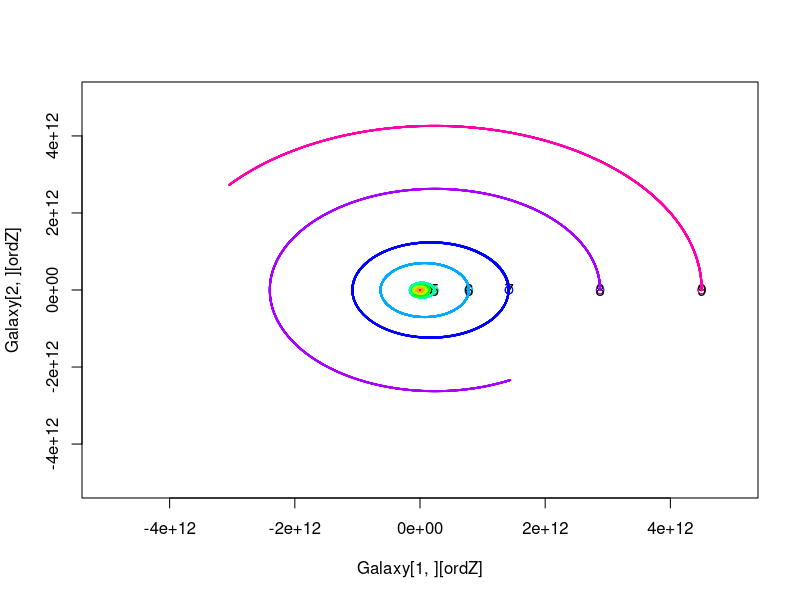

The R script that drew this image:
# Galaxy 2
# ajuster les masses et constantes de calcul pour simuler le vrai système solaire
# passer en 3D ?

dTime <- 3600*24#*10	# pas de temps
tmax <- 20*365*24*3600#*165	# temps max de simulation
mix <- TRUE		# tracer le spoints ou pas à partir d'un certain temps
ttrace <- 5	# temps à partir duquel on trace les points
imax <- tmax/dTime
itrace <- imax*ttrace/tmax


# Galaxy
Spacedim=3
x.lim <- c(-5000000000000,5000000000000)
y.lim <- x.lim

G <- 6.6742*10^(-11)

Nstars <- 9
masse <- rep(1,Nstars)
sun <- c(1)
masse[sun] <- 2*10^30
masse[2:Nstars] <- c(
330*10^21, 
4.9*10^24, 
6*10^24, 
342*10^21, 
1.89*10^27, 
568*10^24, 
86.8*10^24, 
102*10^24
)

# masse[3] <- 500
pchsun <- rep(1,Nstars)
pchsun[sun] <- 3
pchsun2d <- pchsun
pchsun2d[which(pchsun2d==1)] <- 19

Galaxy <- array(NA, dim=c(Spacedim*2,Nstars))
# > Galaxy

# version 2D
#	   star1 star2 star3 ... jusqu'à Nstars étoiles
     # [,1] [,2] [,3]
# [1,]   NA   NA   NA	X	position en x
# [2,]   NA   NA   NA	Y	position en Y
# [3,]   NA   NA   NA	Fx	composante en X de la vitesse de l'étoile
# [4,]   NA   NA   NA	Fy	composante en Y de la vitesse de l'étoile
#	   star1 star2 star3

# version 3D
#	   star1 star2 star3 ... jusqu'à Nstars étoiles
     # [,1] [,2] [,3] 
# [1,]   NA   NA   NA	X	position en x
# [2,]   NA   NA   NA	Y	position en Y
# [3,]   NA   NA   NA	Y	position en Z
# [4,]   NA   NA   NA	Fx	composante en X de la vitesse de l'étoile
# [5,]   NA   NA   NA	Fy	composante en Y de la vitesse de l'étoile
# [6,]   NA   NA   NA	Fz	composante en Z de la vitesse de l'étoile


# assignation d'une position arbitraire, et d'une vitesse aléatoire dans une direction aléatoire, dans l'espace R^Ndim
for(star in 1:length(Galaxy[1,])){
	
	Galaxy[c(1:Spacedim),star] <- c(rnorm(Spacedim, 0,x.lim[2]/4))# c(star*10,rep(0,Spacedim-1))# c(runif(Spacedim, x.lim[1],x.lim[2]))
	Galaxy[c(I(Spacedim+1):I(Spacedim*2)),star] <- c(rnorm(Spacedim,0,200))# rnorm(2,0,500)	# c(0,0)#c(runif(2, -1,1))
	
}
#soleil n°1 au centre
Galaxy[1:Spacedim,1] <- rep(0,Spacedim)
# soleils dans le plan z=0
Galaxy[3,sun] <- 0


# position initiale sur l'axe x
Galaxy[1:3,2] <- c(58000000000,0,0)# rnorm(Nstars-1,0,100)	# runif(Nstars-1,-300,300)
Galaxy[1:3,3] <- c(108000000000,0,0)# rnorm(Nstars-1,0,100)	# runif(Nstars-1,-300,300)
Galaxy[1:3,4] <- c(150000000000,0,0)# rnorm(Nstars-1,0,100)	# runif(Nstars-1,-300,300)
Galaxy[1:3,5] <- c(228000000000,0,0)# rnorm(Nstars-1,0,100)	# runif(Nstars-1,-300,300)
Galaxy[1:3,6] <- c(778000000000,0,0)# rnorm(Nstars-1,0,100)	# runif(Nstars-1,-300,300)
Galaxy[1:3,7] <- c(1421000000000,0,0)# rnorm(Nstars-1,0,100)	# runif(Nstars-1,-300,300)
Galaxy[1:3,8] <- c(2877000000000,0,0)# rnorm(Nstars-1,0,100)	# runif(Nstars-1,-300,300)
Galaxy[1:3,9] <- c(4500000000000,0,0)# rnorm(Nstars-1,0,100)	# runif(Nstars-1,-300,300)


# vitesse initiale des planetes non nulle
# for(i in 2:9){
	# Galaxy[4:6,i] <- c(0,I(100000*runif(1,0,1)),I(200*(runif(1,0,1)-0.5)))
	# Galaxy[4:6,i] <- c(-1000,15000,0)
# }
Galaxy[4:6,2] <- c(0,40000,0)# rnorm(Nstars-1,0,100)	# runif(Nstars-1,-300,300)
Galaxy[4:6,3] <- c(0,35000,0)# rnorm(Nstars-1,0,100)	# runif(Nstars-1,-300,300)
Galaxy[4:6,4] <- c(0,30000,0)# rnorm(Nstars-1,0,100)	# runif(Nstars-1,-300,300)
Galaxy[4:6,5] <- c(0,22000,0)# rnorm(Nstars-1,0,100)	# runif(Nstars-1,-300,300)
Galaxy[4:6,6] <- c(0,12400,0)# rnorm(Nstars-1,0,100)	# runif(Nstars-1,-300,300)
Galaxy[4:6,7] <- c(0,9000,0)# rnorm(Nstars-1,0,100)	# runif(Nstars-1,-300,300)
Galaxy[4:6,8] <- c(0,6500,0)# rnorm(Nstars-1,0,100)	# runif(Nstars-1,-300,300)
Galaxy[4:6,9] <- c(0,5300,0)# rnorm(Nstars-1,0,100)	# runif(Nstars-1,-300,300)

# 2 dim case
if(Spacedim==2){

plot(Galaxy[2,]~Galaxy[1,], xlim=x.lim,ylim=y.lim, col=rainbow(Nstars)[1:length(Galaxy[1,])], pch=1)

points(Galaxy[2,]~Galaxy[1,], col=rainbow(Nstars)[1:length(Galaxy[1,])], pch=1)
text(Galaxy[2,]~Galaxy[1,], labels=c(1:Nstars))
}

# 3 dim case
if(Spacedim==3){
ordZ <- order(Galaxy[3,])
plot(Galaxy[2,][ordZ]~Galaxy[1,][ordZ], xlim=x.lim,ylim=y.lim, col=rainbow(Nstars)[1:length(Galaxy[1,])][ordZ], pch=1, cex=sqrt(exp(Galaxy[3,]))[ordZ])

points(Galaxy[2,][ordZ]~Galaxy[1,][ordZ], col=rainbow(Nstars)[1:length(Galaxy[1,])][ordZ], pch=1, cex=sqrt(exp(Galaxy[3,]))[ordZ])
text(Galaxy[2,]~Galaxy[1,], labels=c(1:Nstars))

}

# arrows(x0,y0,x1,y1)
# arrows(Galaxy[1,],Galaxy[2,],Galaxy[1,]+Galaxy[3,]/10,Galaxy[2,]+Galaxy[4,]/10)

# fonction "déplacement des étoiles dans la galaxie"
moveGalaxy <- function(m,Dimension,dT){
	nstars <- length(m[1,])
	for(i in 1:Spacedim){
		m[i,c(1:nstars)[-sun]] <- m[i,c(1:nstars)[-sun]]+m[i+Dimension,c(1:nstars)[-sun]]*dT
	}
	# for(Dim in 1:Dimension){
		# m <- m[,which(abs(m[Dim,])<x.lim[2])]
	# }
	return(m)
	
}

# Galaxy <- moveGalaxy(Galaxy,Spacedim,dTime)
# points(Galaxy[2,]~Galaxy[1,], col=rainbow(Nstars)[1:length(Galaxy[1,])], pch=1)

# fonction "action de la gravité sur la vitesse des étoiles"
Gravity <- function(m,Dimension,dT){
	
	# G <- 1	# gravité
	
	nstars <- length(m[1,])
	
	# calculer la nouvelle vitesse de chaque étoile, en prenant en compte l'effet de toutes les autres étoiles
	for(stari in 1:nstars){
		#print(m)
		for(axe in 1:Dimension){
		
			accel <- 0
			
			for(starj in c(1:nstars)[-stari]){
				#print(paste(starj,"-",stari,": axe",axe))
				
				# distance entre l'étoile i et la j
				ijdist <- sqrt(sum( (m[c(1:Dimension),starj]-m[c(1:Dimension),stari])^2 ))
				# print(ijdist)
				# vecteur unitaire dirigé de l'étoile i vers la j, projeté sur l'axe
				axeunit <- (m[axe,starj]-m[axe,stari])/ijdist
				# print(axeunit)
				# calcul de la nouvelle accélération, prenant en compte l'étoile j
				accel <- accel + G*masse[starj]*axeunit/(ijdist^2)
				# print(accel)
			}
			# calcul de la nouvelle vitesse selon l'axe
			m[axe+Dimension,stari] <- m[axe+Dimension,stari]+I(accel*dT)
			
		}
		
	}
	#print(m)
	return(m)
}

# Gravity(Galaxy,Spacedim,dTime)

# graphic
dTime2 <- dTime
for(i in 1:imax){
	Galaxy <- Gravity(Galaxy,Spacedim,dTime2)
	Galaxy <- moveGalaxy(Galaxy,Spacedim,dTime2)
	Nstars2 <- length(Galaxy[1,])
	dTime2 <- dTime*sqrt(Nstars2)


	# points(Galaxy[2,]~Galaxy[1,], col=rainbow(Nstars2)[1:length(Galaxy[1,])], pch=1)
	# plot(Galaxy[2,]~Galaxy[1,], xlimxlim=x.lim,ylim=y.lim, col=rainbow(Nstars2)[1:length(Galaxy[1,])], pch=19)

	# 2 dim case
	if(Spacedim==2 & !mix){
		plot(Galaxy[2,]~Galaxy[1,], xlim=x.lim,ylim=y.lim, col=rainbow(Nstars2)[1:length(Galaxy[1,])], pch=pchsun2d)
		# points(Galaxy[2,]~Galaxy[1,], col=rainbow(Nstars2)[1:length(Galaxy[1,])], pch=pchsun)
	}

	# 3 dim case
	if(Spacedim==3){
		ordZ <- order(Galaxy[3,])
		# plot(Galaxy[2,][ordZ]~Galaxy[1,][ordZ], xlim=x.lim,ylim=y.lim, col=rainbow(Nstars2)[1:length(Galaxy[1,])][ordZ], pch=pchsun[ordZ], cex=(sqrt(log(Galaxy[3,])))[ordZ])
		# plot(Galaxy[2,][ordZ]~Galaxy[1,][ordZ], xlim=x.lim,ylim=y.lim, col=rainbow(Nstars2)[1:length(Galaxy[1,])][ordZ], pch=pchsun[ordZ], cex=1)
		# ordz <- ordZ[length(ordZ):1]
		# points(Galaxy[2,][ordz]~Galaxy[1,][ordz], col=rainbow(Nstars2)[1:length(Galaxy[1,])][ordz], pch=1, cex=(exp(Galaxy[3,])^.02)[ordz])
		points(Galaxy[2,][ordZ]~Galaxy[1,][ordZ], col=rainbow(Nstars2)[1:length(Galaxy[1,])][ordZ], pch=1, cex=0.1)
	}

	# 2 dim case + tracer les points en cours de route
	if(Spacedim==2 & mix){
	if(i<itrace){
		plot(Galaxy[2,]~Galaxy[1,], xlim=x.lim,ylim=y.lim, col=rainbow(Nstars2)[1:length(Galaxy[1,])], pch=pchsun)
	}else{
		points(Galaxy[2,]~Galaxy[1,], col=rainbow(Nstars2)[1:length(Galaxy[1,])], pch=pchsun)
	}
	}

	print(round(i/imax,5))
}


